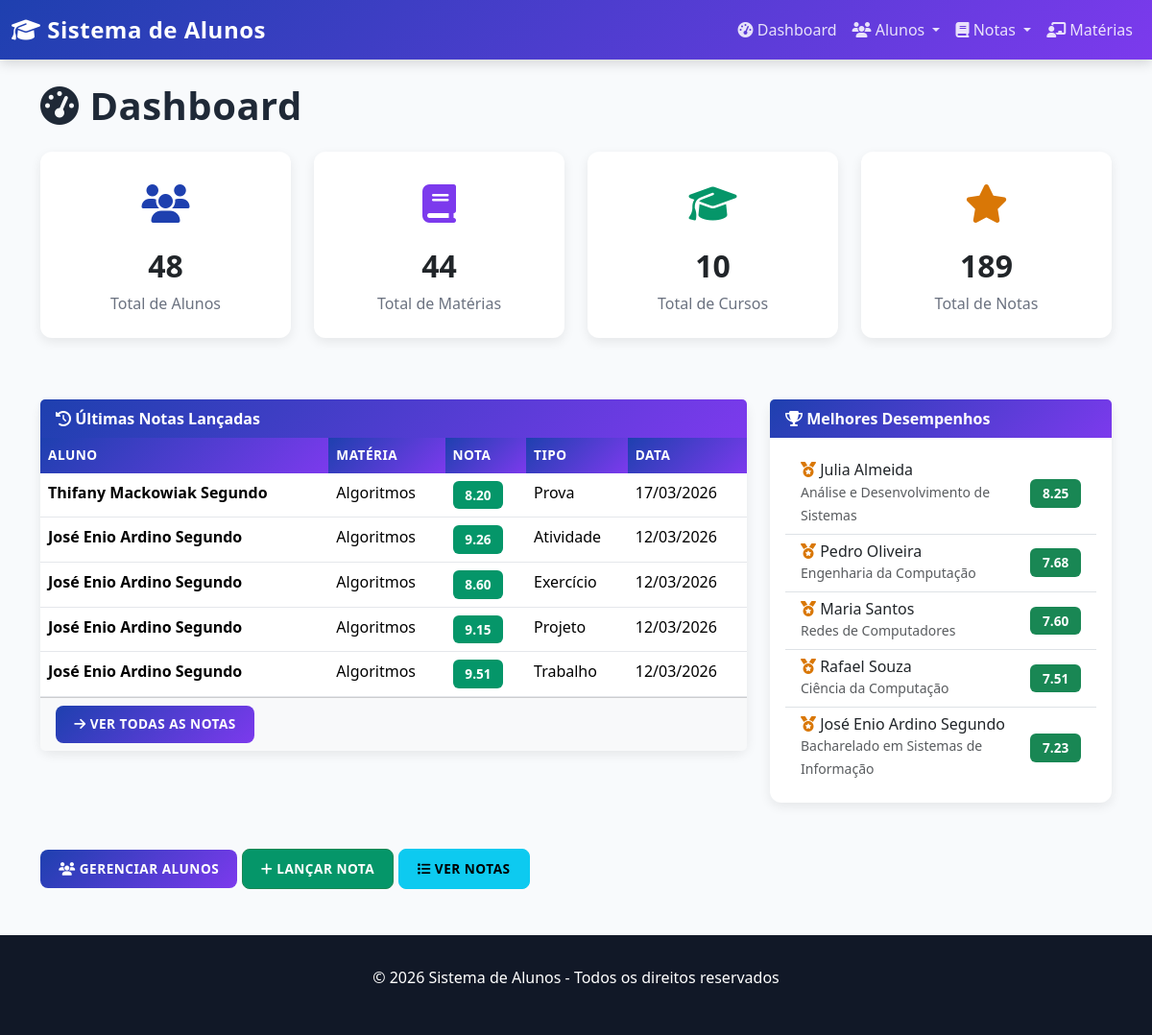
The page / on the database its author committed.
### alunos/models.py (models this page shows, shortened)
class Nota(models.Model):
    aluno = models.ForeignKey(Aluno, on_delete=models.CASCADE, related_name='notas')
    materia = models.ForeignKey(Materia, on_delete=models.CASCADE, related_name='notas')
    valor = models.DecimalField(
        max_digits=4,
        decimal_places=2,
        validators=[MinValueValidator(0), MaxValueValidator(10)],
        help_text="Nota de 0.00 a 10.00"
    )
    data_avaliacao = models.DateField(auto_now_add=True)
    tipo_avaliacao = models.CharField(
        max_length=20,
        choices=[
            ('PROVA', 'Prova'),
            ('TRABALHO', 'Trabalho'),
            ('ATIVIDADE', 'Atividade'),
            ('EXERCICIO', 'Exercício'),
            ('PROJETO', 'Projeto'),
        ],
        default='PROVA'
    )
    observacao = models.TextField(blank=True, null=True)
    class Meta:
        verbose_name = 'Nota'
        verbose_name_plural = 'Notas'
        unique_together = ['aluno', 'materia', 'data_avaliacao', 'tipo_avaliacao']
        ordering = ['-data_avaliacao']

class Aluno(models.Model):
    nome = models.CharField(max_length=100)
    email = models.EmailField(unique=True)
    matricula = models.CharField(max_length=20, unique=True)
    curso = models.ForeignKey(Curso, on_delete=models.CASCADE, related_name='alunos')
    data_nascimento = models.DateField()
    telefone = models.CharField(max_length=15, blank=True, null=True)
    endereco = models.TextField(blank=True, null=True)
    ativo = models.BooleanField(default=True)
    materias = models.ManyToManyField(Materia, related_name='alunos_matriculados', blank=True)
    class Meta:
        verbose_name = 'Aluno'
        verbose_name_plural = 'Alunos'

class Materia(models.Model):
    nome_materia = models.CharField(max_length=100)
    curso = models.ForeignKey(Curso, on_delete=models.CASCADE, related_name='materias')
    professor = models.CharField(max_length=100)
    carga_horaria = models.PositiveIntegerField(default=60, help_text="Carga horária em horas")
    ativo = models.BooleanField(default=True)
    class Meta:
        verbose_name = 'Matéria'
        verbose_name_plural = 'Matérias'
        unique_together = ['nome_materia', 'curso']

class Curso(models.Model):
    nome = models.CharField(max_length=100, unique=True)
    descricao = models.TextField(blank=True, null=True)
    ativo = models.BooleanField(default=True)
    class Meta:
        verbose_name = 'Curso'
        verbose_name_plural = 'Cursos'

### alunos/views.py (the view)
# urls.py: path('', views.dashboard, name='dashboard'),
def dashboard(request):
    total_alunos = Aluno.objects.filter(ativo=True).count()
    total_materias = Materia.objects.filter(ativo=True).count()
    total_cursos = Curso.objects.filter(ativo=True).count()
    total_notas = Nota.objects.count()
    ultimas_notas = Nota.objects.select_related('aluno', 'materia').order_by('-data_avaliacao')[:5]
    alunos_desempenho = Aluno.objects.annotate(
        media=Avg('notas__valor')
    ).filter(media__isnull=False).order_by('-media')[:5]
    contexto = {
        'total_alunos': total_alunos,
        'total_materias': total_materias,
        'total_cursos': total_cursos,
        'total_notas': total_notas,
        'ultimas_notas': ultimas_notas,
        'alunos_desempenho': alunos_desempenho,
    }
    return render(request, 'dashboard.html', contexto)

### templates/dashboard.html (shortened to what this page needs)
{% extends 'base.html' %}
{% block content %}
<div class="mb-5">
    <h1 class="dashboard-title mb-4">
        <i class="fas fa-tachometer-alt"></i> Dashboard
    </h1>
    <div class="row mb-5">
        <div class="col-md-3 col-sm-6 mb-3">
            <div class="stat-card stat-card-primary">
                <div class="stat-icon">
                    <i class="fas fa-users"></i>
                </div>
                <h3>{{ total_alunos }}</h3>
                <p>Total de Alunos</p>
            </div>
        </div>
        <div class="col-md-3 col-sm-6 mb-3">
            <div class="stat-card stat-card-secondary">
                <div class="stat-icon">
                    <i class="fas fa-book"></i>
                </div>
                <h3>{{ total_materias }}</h3>
                <p>Total de Matérias</p>
            </div>
        </div>
        <div class="col-md-3 col-sm-6 mb-3">
            <div class="stat-card stat-card-success">
                <div class="stat-icon">
                    <i class="fas fa-graduation-cap"></i>
                </div>
                <h3>{{ total_cursos }}</h3>
                <p>Total de Cursos</p>
            </div>
        </div>
        <div class="col-md-3 col-sm-6 mb-3">
            <div class="stat-card stat-card-warning">
                <div class="stat-icon">
                    <i class="fas fa-star"></i>
                </div>
                <h3>{{ total_notas }}</h3>
                <p>Total de Notas</p>
            </div>
        </div>
    </div>
    <div class="row">
        <div class="col-lg-8 mb-4">
            <div class="card">
                <div class="card-header">
                    <i class="fas fa-history"></i> Últimas Notas Lançadas
                </div>
                <div class="card-body p-0">
                    {% if ultimas_notas %}
                        <div class="table-responsive">
                            <table class="table table-hover">
                                <thead>
                                    <tr>
                                        <th>Aluno</th>
                                        <th>Matéria</th>
                                        <th>Nota</th>
                                        <th>Tipo</th>
                                        <th>Data</th>
                                    </tr>
                                </thead>
                                <tbody>
                                    {% for nota in ultimas_notas %}
                                    <tr>
                                        <td>
                                            <strong>{{ nota.aluno.nome }}</strong>
                                        </td>
                                        <td>{{ nota.materia.nome_materia }}</td>
                                        <td>
                                            <span class="badge badge-grade {% if nota.valor >= 7 %}badge-success{% elif nota.valor >= 5 %}badge-warning{% else %}badge-danger{% endif %}">
                                                {{ nota.valor }}
                                            </span>
                                        </td>
                                        <td>{{ nota.get_tipo_avaliacao_display }}</td>
                                        <td>{{ nota.data_avaliacao|date:"d/m/Y" }}</td>
                                    </tr>
                                    {% endfor %}
                                </tbody>
                            </table>
                        </div>
                    {% else %}
                        <div class="p-4 text-center text-muted">
                            <p>Nenhuma nota lançada ainda.</p>
                        </div>
                    {% endif %}
                </div>
                <div class="card-footer bg-light">
                    <a href="{% url 'lista_notas' %}" class="btn btn-sm btn-primary">
                        <i class="fas fa-arrow-right"></i> Ver Todas as Notas
                    </a>
                </div>
            </div>
        </div>
        <div class="col-lg-4 mb-4">
            <div class="card">
                <div class="card-header">
                    <i class="fas fa-trophy"></i> Melhores Desempenhos
                </div>
                <div class="card-body">
                    {% if alunos_desempenho %}
                        <div class="list-group list-group-flush">
                            {% for aluno in alunos_desempenho %}
                            <div class="list-group-item d-flex justify-content-between align-items-center">
                                <div>
                                    <h6 class="mb-0">
                                        <i class="fas fa-medal medal-icon"></i> {{ aluno.nome }}
                                    </h6>
                                    <small class="text-muted">{{ aluno.curso.nome }}</small>
                                </div>
                                <span class="badge bg-success">
                                    {{ aluno.media|floatformat:2 }}
                                </span>
                            </div>
                            {% endfor %}
                        </div>
                    {% else %}
                        <p class="text-center text-muted">Sem notas para calcular.</p>
                    {% endif %}
                </div>
            </div>
        </div>
    </div>
    <div class="row mt-4">
        <div class="col-12">
            <a href="{% url 'lista_alunos' %}" class="btn btn-primary">
                <i class="fas fa-users"></i> Gerenciar Alunos
            </a>
            <a href="{% url 'lancar_nota' %}" class="btn btn-success">
                <i class="fas fa-plus"></i> Lançar Nota
            </a>
            <a href="{% url 'lista_notas' %}" class="btn btn-info">
                <i class="fas fa-list"></i> Ver Notas
            </a>
        </div>
    </div>
</div>
{% endblock %}

### templates/base.html (style rules this page uses)
:root { --primary-color: #1e40af; --secondary-color: #7c3aed; --success-color: #059669; --danger-color: #b91c1c; --warning-color: #d97706; --info-color: #0369a1; --dark-bg: #111827; --light-bg: #f8fafc; }
* { margin: 0; padding: 0; box-sizing: border-box; }
body { background-color: var(--light-bg); font-family: 'Segoe UI', Tahoma, Geneva, Verdana, sans-serif; }
.card { border: none; border-radius: 12px; box-shadow: 0 4px 12px rgba(0, 0, 0, 0.08); transition: all 0.3s ease; }
.card-header { background: linear-gradient(135deg, var(--primary-color) 0%, var(--secondary-color) 100%); border-radius: 12px 12px 0 0; color: white; font-weight: 600; border: none; }
.table { margin-bottom: 0; }
.table thead th { background: linear-gradient(135deg, var(--primary-color) 0%, var(--secondary-color) 100%); color: white; font-weight: 600; border: none; text-transform: uppercase; font-size: 0.85rem; letter-spacing: 0.5px; }
.table tbody tr { transition: all 0.2s ease; border-bottom: 1px solid #e5e7eb; }
.btn { font-weight: 600; padding: 0.6rem 1.2rem; border-radius: 8px; transition: all 0.3s ease; text-transform: uppercase; font-size: 0.85rem; letter-spacing: 0.5px; }
.btn-primary { background: linear-gradient(135deg, var(--primary-color) 0%, var(--secondary-color) 100%); border: none; }
.btn-success { background-color: var(--success-color); }
.badge { font-size: 0.85rem; padding: 0.5rem 0.8rem; border-radius: 6px; font-weight: 600; }
.badge-grade { color: white !important; }
.badge-success { background-color: #059669; }
.medal-icon { color: #d97706; }
.dashboard-title { font-weight: 700; color: #1f2937; letter-spacing: 0.5px; }
.stat-card { background: white; border-radius: 12px; padding: 1.5rem; box-shadow: 0 4px 12px rgba(0, 0, 0, 0.08); transition: all 0.3s ease; text-align: center; }
.stat-icon { font-size: 2.5rem; margin-bottom: 1rem; height: 60px; display: flex; align-items: center; justify-content: center; }
.stat-card-primary .stat-icon { color: #1e40af; }
.stat-card-secondary .stat-icon { color: #7c3aed; }
.stat-card-success .stat-icon { color: #059669; }
.stat-card-warning .stat-icon { color: #d97706; }
.stat-card h3 { font-size: 2rem; font-weight: 700; margin: 0.5rem 0; }
.stat-card p { color: #6b7280; margin: 0; font-weight: 500; }

### rows shown on the page
Nota: aluno.nome "Thifany Mackowiak Segundo", materia.nome_materia "Algoritmos", valor "8.20", tipo_avaliacao "Prova", data_avaliacao "17/03/2026"
Nota: aluno.nome "José Enio Ardino Segundo", materia.nome_materia "Algoritmos", valor "9.26", tipo_avaliacao "Atividade", data_avaliacao "12/03/2026"
Nota: aluno.nome "José Enio Ardino Segundo", materia.nome_materia "Algoritmos", valor "8.60", tipo_avaliacao "Exercício", data_avaliacao "12/03/2026"
Nota: aluno.nome "José Enio Ardino Segundo", materia.nome_materia "Algoritmos", valor "9.15", tipo_avaliacao "Projeto", data_avaliacao "12/03/2026"
Nota: aluno.nome "José Enio Ardino Segundo", materia.nome_materia "Algoritmos", valor "9.51", tipo_avaliacao "Trabalho", data_avaliacao "12/03/2026"
Aluno: nome "Julia Almeida", curso.nome "Análise e Desenvolvimento de Sistemas", media "8.25"
Aluno: nome "Pedro Oliveira", curso.nome "Engenharia da Computação", media "7.68"
Aluno: nome "Maria Santos", curso.nome "Redes de Computadores", media "7.60"
Aluno: nome "Rafael Souza", curso.nome "Ciência da Computação", media "7.51"
Aluno: nome "José Enio Ardino Segundo", curso.nome "Bacharelado em Sistemas de Informação", media "7.23"

### other values the page prints
{{ total_alunos }} "48"
{{ total_materias }} "44"
{{ total_cursos }} "10"
{{ total_notas }} "189"
